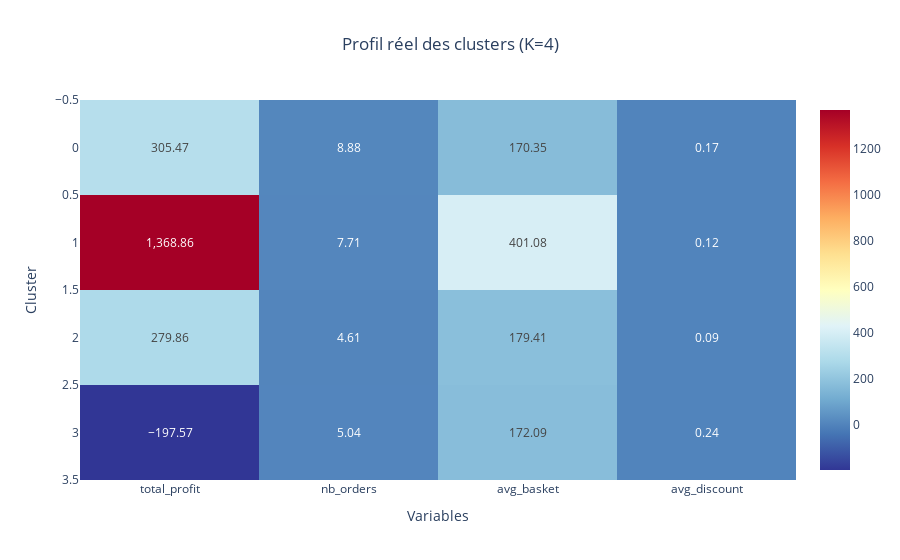

The notebook cell saved with this chart:
### Code cell
import plotly.express as px

cols = ["total_profit", "nb_orders", "avg_basket", "avg_discount"]

cluster_profile = (
    client_clean
    .groupby("cluster")[cols]
    .mean()
    .round(2)
)

fig = px.imshow(
    cluster_profile,
    text_auto=True,
    color_continuous_scale="RdYlBu_r",
    aspect="auto",
    title="Profil réel des clusters (K=4)"
)

fig.update_layout(
    xaxis_title="Variables",
    yaxis_title="Cluster",
    title_x=0.5
)

fig.show()

### Figure 1 — Plotly figure (JSON) as saved in the notebook; plotly's stock layout.template omitted (floating-point values rounded to 4 significant figures)
{"data": [{"coloraxis": "coloraxis", "hovertemplate": "x: %{x}<br>cluster: %{y}<br>color: %{z}<extra></extra>", "name": "0", "texttemplate": "%{z}", "type": "heatmap", "x": ["total_profit", "nb_orders", "avg_basket", "avg_discount"], "xaxis": "x", "y": [0, 1, 2, 3], "yaxis": "y", "z": [[305.5, 8.88, 170.3, 0.17], [1369.0, 7.71, 401.1, 0.12], [279.9, 4.61, 179.4, 0.09], [-197.6, 5.04, 172.1, 0.24]]}], "layout": {"coloraxis": {"colorscale": [[0, "rgb(49,54,149)"], [0.1, "rgb(69,117,180)"], [0.2, "rgb(116,173,209)"], [0.3, "rgb(171,217,233)"], [0.4, "rgb(224,243,248)"], [0.5, "rgb(255,255,191)"], [0.6, "rgb(254,224,144)"], [0.7, "rgb(253,174,97)"], [0.8, "rgb(244,109,67)"], [0.9, "rgb(215,48,39)"], [1, "rgb(165,0,38)"]]}, "title": {"text": "Profil réel des clusters (K=4)", "x": 0.5}, "xaxis": {"anchor": "y", "domain": [0, 1], "title": {"text": "Variables"}}, "yaxis": {"anchor": "x", "autorange": "reversed", "domain": [0, 1], "title": {"text": "Cluster"}}}}
